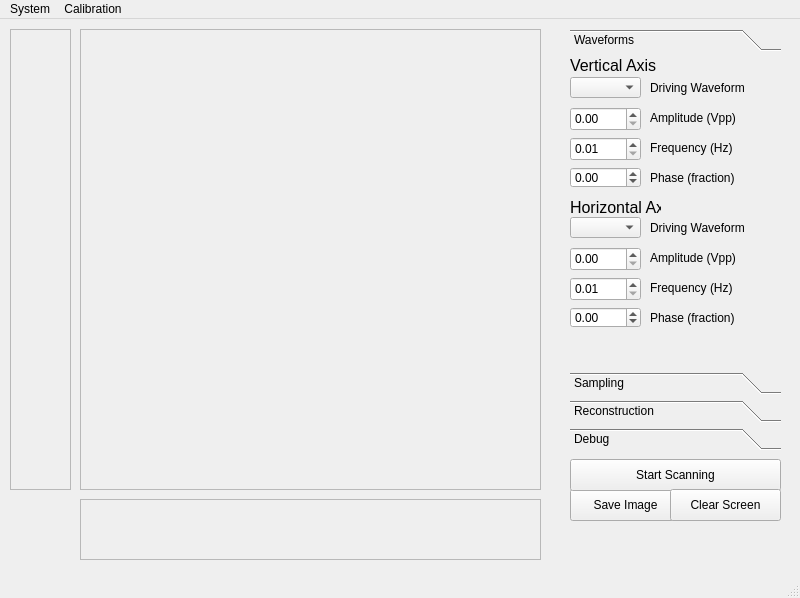
<?xml version="1.0" encoding="UTF-8"?>
<ui version="4.0">
 <class>MainWindow</class>
 <widget class="QMainWindow" name="MainWindow">
  <property name="geometry">
   <rect>
    <x>0</x>
    <y>0</y>
    <width>800</width>
    <height>598</height>
   </rect>
  </property>
  <property name="windowTitle">
   <string>MainWindow</string>
  </property>
  <widget class="QWidget" name="centralwidget">
   <widget class="QPushButton" name="Save_Pushbutton">
    <property name="geometry">
     <rect>
      <x>570</x>
      <y>470</y>
      <width>111</width>
      <height>32</height>
     </rect>
    </property>
    <property name="text">
     <string>Save Image</string>
    </property>
   </widget>
   <widget class="QPushButton" name="Scan_Pushbutton">
    <property name="geometry">
     <rect>
      <x>570</x>
      <y>440</y>
      <width>211</width>
      <height>32</height>
     </rect>
    </property>
    <property name="text">
     <string>Start Scanning</string>
    </property>
   </widget>
   <widget class="QLabel" name="Plotter_Label">
    <property name="geometry">
     <rect>
      <x>80</x>
      <y>10</y>
      <width>461</width>
      <height>461</height>
     </rect>
    </property>
    <property name="frameShape">
     <enum>QFrame::StyledPanel</enum>
    </property>
    <property name="text">
     <string/>
    </property>
   </widget>
   <widget class="QPushButton" name="Clear_Pushbutton">
    <property name="geometry">
     <rect>
      <x>670</x>
      <y>470</y>
      <width>111</width>
      <height>32</height>
     </rect>
    </property>
    <property name="text">
     <string>Clear Screen</string>
    </property>
   </widget>
   <widget class="QToolBox" name="toolBox">
    <property name="geometry">
     <rect>
      <x>570</x>
      <y>10</y>
      <width>211</width>
      <height>421</height>
     </rect>
    </property>
    <property name="currentIndex">
     <number>0</number>
    </property>
    <widget class="QWidget" name="page_3">
     <attribute name="label">
      <string>Waveforms</string>
     </attribute>
     <widget class="QLabel" name="Vertical_Title_Label">
      <property name="geometry">
       <rect>
        <x>0</x>
        <y>0</y>
        <width>191</width>
        <height>16</height>
       </rect>
      </property>
      <property name="font">
       <font>
        <pointsize>12</pointsize>
       </font>
      </property>
      <property name="text">
       <string>Vertical Axis</string>
      </property>
     </widget>
     <widget class="QComboBox" name="Vertical_Waveform_Combobox">
      <property name="geometry">
       <rect>
        <x>0</x>
        <y>20</y>
        <width>71</width>
        <height>21</height>
       </rect>
      </property>
     </widget>
     <widget class="QLabel" name="Vertical_Waveform_Label">
      <property name="geometry">
       <rect>
        <x>80</x>
        <y>20</y>
        <width>111</width>
        <height>21</height>
       </rect>
      </property>
      <property name="text">
       <string>Driving Waveform</string>
      </property>
     </widget>
     <widget class="QDoubleSpinBox" name="Vertical_Amplitude_Spinbox">
      <property name="geometry">
       <rect>
        <x>0</x>
        <y>50</y>
        <width>71</width>
        <height>24</height>
       </rect>
      </property>
      <property name="keyboardTracking">
       <bool>false</bool>
      </property>
      <property name="maximum">
       <double>3.300000000000000</double>
      </property>
      <property name="singleStep">
       <double>0.100000000000000</double>
      </property>
     </widget>
     <widget class="QLabel" name="Vertical_Amplitude_Label">
      <property name="geometry">
       <rect>
        <x>80</x>
        <y>50</y>
        <width>101</width>
        <height>21</height>
       </rect>
      </property>
      <property name="text">
       <string>Amplitude (Vpp)</string>
      </property>
     </widget>
     <widget class="QDoubleSpinBox" name="Vertical_Frequency_Spinbox">
      <property name="geometry">
       <rect>
        <x>0</x>
        <y>80</y>
        <width>71</width>
        <height>24</height>
       </rect>
      </property>
      <property name="keyboardTracking">
       <bool>false</bool>
      </property>
      <property name="minimum">
       <double>0.010000000000000</double>
      </property>
      <property name="maximum">
       <double>200.000000000000000</double>
      </property>
      <property name="singleStep">
       <double>0.010000000000000</double>
      </property>
      <property name="value">
       <double>0.010000000000000</double>
      </property>
     </widget>
     <widget class="QLabel" name="Vertical_Frequency_Label">
      <property name="geometry">
       <rect>
        <x>80</x>
        <y>80</y>
        <width>101</width>
        <height>21</height>
       </rect>
      </property>
      <property name="text">
       <string>Frequency (Hz)</string>
      </property>
     </widget>
     <widget class="QLabel" name="Horizontal_Title_Label">
      <property name="geometry">
       <rect>
        <x>0</x>
        <y>140</y>
        <width>91</width>
        <height>21</height>
       </rect>
      </property>
      <property name="font">
       <font>
        <pointsize>12</pointsize>
       </font>
      </property>
      <property name="text">
       <string>Horizontal Axis</string>
      </property>
     </widget>
     <widget class="QComboBox" name="Horizontal_Waveform_Combobox">
      <property name="geometry">
       <rect>
        <x>0</x>
        <y>160</y>
        <width>71</width>
        <height>21</height>
       </rect>
      </property>
     </widget>
     <widget class="QLabel" name="Horizontal_Waveform_Label">
      <property name="geometry">
       <rect>
        <x>80</x>
        <y>160</y>
        <width>101</width>
        <height>21</height>
       </rect>
      </property>
      <property name="text">
       <string>Driving Waveform</string>
      </property>
     </widget>
     <widget class="QDoubleSpinBox" name="Horizontal_Amplitude_Spinbox">
      <property name="geometry">
       <rect>
        <x>0</x>
        <y>190</y>
        <width>71</width>
        <height>24</height>
       </rect>
      </property>
      <property name="keyboardTracking">
       <bool>false</bool>
      </property>
      <property name="maximum">
       <double>3.300000000000000</double>
      </property>
      <property name="singleStep">
       <double>0.100000000000000</double>
      </property>
     </widget>
     <widget class="QDoubleSpinBox" name="Horizontal_Frequency_Spinbox">
      <property name="geometry">
       <rect>
        <x>0</x>
        <y>220</y>
        <width>71</width>
        <height>24</height>
       </rect>
      </property>
      <property name="keyboardTracking">
       <bool>false</bool>
      </property>
      <property name="minimum">
       <double>0.010000000000000</double>
      </property>
      <property name="maximum">
       <double>200.000000000000000</double>
      </property>
      <property name="singleStep">
       <double>0.010000000000000</double>
      </property>
     </widget>
     <widget class="QLabel" name="Horizontal_Amplitude_Label">
      <property name="geometry">
       <rect>
        <x>80</x>
        <y>190</y>
        <width>111</width>
        <height>21</height>
       </rect>
      </property>
      <property name="text">
       <string>Amplitude (Vpp)</string>
      </property>
     </widget>
     <widget class="QLabel" name="Horizontal_Frequency_Label">
      <property name="geometry">
       <rect>
        <x>80</x>
        <y>220</y>
        <width>101</width>
        <height>21</height>
       </rect>
      </property>
      <property name="text">
       <string>Frequency (Hz)</string>
      </property>
     </widget>
     <widget class="QDoubleSpinBox" name="Sampling_Phase_Horizontal_Spinbox">
      <property name="geometry">
       <rect>
        <x>0</x>
        <y>250</y>
        <width>71</width>
        <height>21</height>
       </rect>
      </property>
      <property name="keyboardTracking">
       <bool>false</bool>
      </property>
      <property name="minimum">
       <double>-0.500000000000000</double>
      </property>
      <property name="maximum">
       <double>0.500000000000000</double>
      </property>
      <property name="singleStep">
       <double>0.010000000000000</double>
      </property>
      <property name="value">
       <double>0.000000000000000</double>
      </property>
     </widget>
     <widget class="QLabel" name="Sampling_Phase_Vertical_Label">
      <property name="geometry">
       <rect>
        <x>80</x>
        <y>110</y>
        <width>141</width>
        <height>21</height>
       </rect>
      </property>
      <property name="text">
       <string>Phase (fraction)</string>
      </property>
     </widget>
     <widget class="QDoubleSpinBox" name="Sampling_Phase_Vertical_Spinbox">
      <property name="geometry">
       <rect>
        <x>0</x>
        <y>110</y>
        <width>71</width>
        <height>21</height>
       </rect>
      </property>
      <property name="keyboardTracking">
       <bool>false</bool>
      </property>
      <property name="minimum">
       <double>-0.500000000000000</double>
      </property>
      <property name="maximum">
       <double>0.500000000000000</double>
      </property>
      <property name="singleStep">
       <double>0.010000000000000</double>
      </property>
      <property name="value">
       <double>0.000000000000000</double>
      </property>
     </widget>
     <widget class="QLabel" name="Sampling_Phase_Horizonal_Label">
      <property name="geometry">
       <rect>
        <x>80</x>
        <y>250</y>
        <width>141</width>
        <height>21</height>
       </rect>
      </property>
      <property name="text">
       <string>Phase (fraction)</string>
      </property>
     </widget>
    </widget>
    <widget class="QWidget" name="page">
     <property name="geometry">
      <rect>
       <x>0</x>
       <y>0</y>
       <width>211</width>
       <height>285</height>
      </rect>
     </property>
     <attribute name="label">
      <string>Sampling</string>
     </attribute>
     <widget class="QDoubleSpinBox" name="Sampling_Frequency_Spinbox">
      <property name="geometry">
       <rect>
        <x>0</x>
        <y>0</y>
        <width>81</width>
        <height>24</height>
       </rect>
      </property>
      <property name="keyboardTracking">
       <bool>false</bool>
      </property>
      <property name="maximum">
       <double>50.000000000000000</double>
      </property>
      <property name="value">
       <double>20.000000000000000</double>
      </property>
     </widget>
     <widget class="QLabel" name="Sampling_Frequency_Label">
      <property name="geometry">
       <rect>
        <x>90</x>
        <y>0</y>
        <width>101</width>
        <height>21</height>
       </rect>
      </property>
      <property name="text">
       <string>Frequency (kHz)</string>
      </property>
     </widget>
     <widget class="QComboBox" name="Sampling_Averages_Combobox">
      <property name="geometry">
       <rect>
        <x>0</x>
        <y>30</y>
        <width>81</width>
        <height>21</height>
       </rect>
      </property>
      <item>
       <property name="text">
        <string>0</string>
       </property>
      </item>
      <item>
       <property name="text">
        <string>4</string>
       </property>
      </item>
      <item>
       <property name="text">
        <string>8</string>
       </property>
      </item>
      <item>
       <property name="text">
        <string>16</string>
       </property>
      </item>
      <item>
       <property name="text">
        <string>32</string>
       </property>
      </item>
     </widget>
     <widget class="QLabel" name="Sampling_Averages_Label">
      <property name="geometry">
       <rect>
        <x>90</x>
        <y>30</y>
        <width>101</width>
        <height>21</height>
       </rect>
      </property>
      <property name="text">
       <string>Averages</string>
      </property>
     </widget>
    </widget>
    <widget class="QWidget" name="page_2">
     <property name="geometry">
      <rect>
       <x>0</x>
       <y>0</y>
       <width>211</width>
       <height>285</height>
      </rect>
     </property>
     <attribute name="label">
      <string>Reconstruction</string>
     </attribute>
     <widget class="QLabel" name="label">
      <property name="geometry">
       <rect>
        <x>10</x>
        <y>30</y>
        <width>141</width>
        <height>16</height>
       </rect>
      </property>
      <property name="text">
       <string>Sample Filter by Axis</string>
      </property>
     </widget>
     <widget class="QComboBox" name="Sampling_Horizontal_Collection_Combobox">
      <property name="geometry">
       <rect>
        <x>10</x>
        <y>50</y>
        <width>81</width>
        <height>21</height>
       </rect>
      </property>
      <item>
       <property name="text">
        <string>All</string>
       </property>
      </item>
      <item>
       <property name="text">
        <string>Rising</string>
       </property>
      </item>
      <item>
       <property name="text">
        <string>Falling</string>
       </property>
      </item>
     </widget>
     <widget class="QComboBox" name="Sampling_Vertical_Collection_Combobox">
      <property name="geometry">
       <rect>
        <x>10</x>
        <y>70</y>
        <width>81</width>
        <height>21</height>
       </rect>
      </property>
      <item>
       <property name="text">
        <string>All</string>
       </property>
      </item>
      <item>
       <property name="text">
        <string>Rising</string>
       </property>
      </item>
      <item>
       <property name="text">
        <string>Falling</string>
       </property>
      </item>
     </widget>
     <widget class="QLabel" name="Sampling_Collection_Label">
      <property name="geometry">
       <rect>
        <x>90</x>
        <y>50</y>
        <width>71</width>
        <height>21</height>
       </rect>
      </property>
      <property name="text">
       <string>Horizontal</string>
      </property>
     </widget>
     <widget class="QLabel" name="Sampling_Collection_Label_2">
      <property name="geometry">
       <rect>
        <x>90</x>
        <y>70</y>
        <width>51</width>
        <height>21</height>
       </rect>
      </property>
      <property name="text">
       <string>Vertical</string>
      </property>
     </widget>
     <widget class="QComboBox" name="Sampling_LUT_Combobox">
      <property name="geometry">
       <rect>
        <x>10</x>
        <y>0</y>
        <width>81</width>
        <height>21</height>
       </rect>
      </property>
     </widget>
     <widget class="QLabel" name="Sampling_LUT_Label">
      <property name="geometry">
       <rect>
        <x>90</x>
        <y>0</y>
        <width>101</width>
        <height>21</height>
       </rect>
      </property>
      <property name="text">
       <string>LUT Model</string>
      </property>
     </widget>
    </widget>
    <widget class="QWidget" name="page_4">
     <attribute name="label">
      <string>Debug</string>
     </attribute>
     <widget class="QLabel" name="Console_Title_Label">
      <property name="geometry">
       <rect>
        <x>0</x>
        <y>0</y>
        <width>181</width>
        <height>21</height>
       </rect>
      </property>
      <property name="font">
       <font>
        <pointsize>12</pointsize>
       </font>
      </property>
      <property name="text">
       <string>Console Output</string>
      </property>
     </widget>
     <widget class="QTextEdit" name="Console_Output_TextBox">
      <property name="geometry">
       <rect>
        <x>0</x>
        <y>20</y>
        <width>211</width>
        <height>71</height>
       </rect>
      </property>
     </widget>
     <widget class="QCheckBox" name="Console_Verbose_Checkbox">
      <property name="geometry">
       <rect>
        <x>0</x>
        <y>90</y>
        <width>72</width>
        <height>20</height>
       </rect>
      </property>
      <property name="text">
       <string>Verbose</string>
      </property>
     </widget>
     <widget class="QCheckBox" name="Console_Preformance_Checkbox">
      <property name="geometry">
       <rect>
        <x>80</x>
        <y>90</y>
        <width>101</width>
        <height>20</height>
       </rect>
      </property>
      <property name="text">
       <string>Preformance</string>
      </property>
     </widget>
    </widget>
   </widget>
   <widget class="QLabel" name="Horizontal_Scale_Label">
    <property name="geometry">
     <rect>
      <x>80</x>
      <y>480</y>
      <width>461</width>
      <height>61</height>
     </rect>
    </property>
    <property name="frameShape">
     <enum>QFrame::StyledPanel</enum>
    </property>
    <property name="text">
     <string/>
    </property>
   </widget>
   <widget class="QLabel" name="Vertical_Scale_Label">
    <property name="geometry">
     <rect>
      <x>10</x>
      <y>10</y>
      <width>61</width>
      <height>461</height>
     </rect>
    </property>
    <property name="frameShape">
     <enum>QFrame::StyledPanel</enum>
    </property>
    <property name="text">
     <string/>
    </property>
   </widget>
  </widget>
  <widget class="QStatusBar" name="statusbar"/>
  <widget class="QMenuBar" name="menubar">
   <property name="geometry">
    <rect>
     <x>0</x>
     <y>0</y>
     <width>800</width>
     <height>22</height>
    </rect>
   </property>
   <widget class="QMenu" name="menuFile">
    <property name="title">
     <string>System</string>
    </property>
   </widget>
   <widget class="QMenu" name="menuCalibration">
    <property name="title">
     <string>Calibration</string>
    </property>
    <addaction name="actionRun_Frequency_Sweep"/>
    <addaction name="actionBuild_Distortion_Correction"/>
    <addaction name="actionLoad_Profile"/>
    <addaction name="actionCurrent_Correction_Profile"/>
   </widget>
   <addaction name="menuFile"/>
   <addaction name="menuCalibration"/>
  </widget>
  <action name="actionSave">
   <property name="text">
    <string>Load System Model</string>
   </property>
  </action>
  <action name="actionLoad_Calibration">
   <property name="text">
    <string>Load Waveform</string>
   </property>
  </action>
  <action name="actionStart_Calibration">
   <property name="text">
    <string>Load Profile</string>
   </property>
  </action>
  <action name="actionLoad_System_Model">
   <property name="text">
    <string>Load System Model</string>
   </property>
  </action>
  <action name="actionChoose_Model">
   <property name="text">
    <string>Current Model</string>
   </property>
  </action>
  <action name="actionRun_Frequency_Sweep">
   <property name="text">
    <string>Run Frequency Sweep</string>
   </property>
  </action>
  <action name="actionBuild_Distortion_Correction">
   <property name="text">
    <string>Build Correction Profile</string>
   </property>
  </action>
  <action name="actionLoad_Profile">
   <property name="text">
    <string>Load Correction Profile</string>
   </property>
  </action>
  <action name="actionCurrent_Correction_Profile">
   <property name="text">
    <string>Current Correction Profile</string>
   </property>
  </action>
 </widget>
 <resources/>
 <connections/>
</ui>
